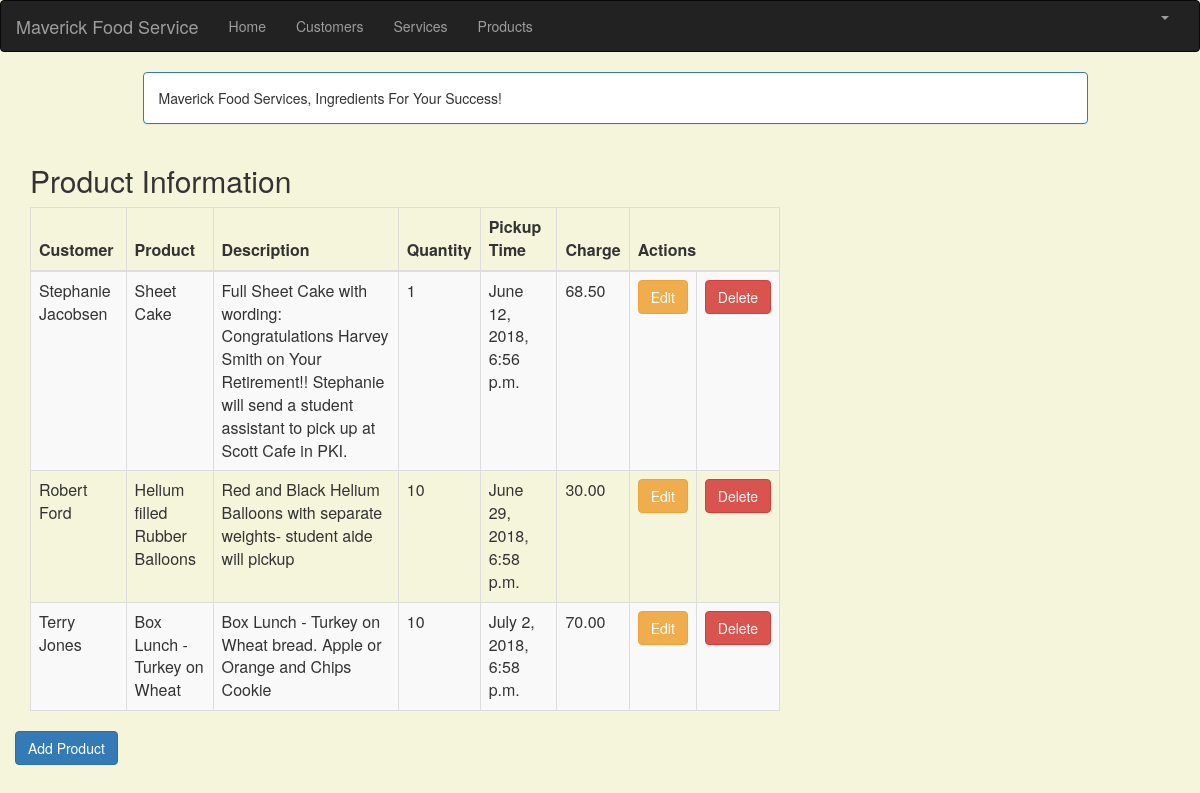
The page /product_list (signed in) on the database its author committed.
### crm/models.py (models this page shows, shortened)
class Product(models.Model):
    cust_name = models.ForeignKey(Customer, on_delete=models.CASCADE, related_name='products')
    product = models.CharField(max_length=100)
    p_description = models.TextField()
    quantity = models.IntegerField()
    pickup_time = models.DateTimeField(default=timezone.now)
    charge = models.DecimalField(max_digits=10, decimal_places=2)
    created_date = models.DateTimeField(default=timezone.now)
    updated_date = models.DateTimeField(auto_now_add=True)

class Customer(models.Model):
    cust_name = models.CharField(max_length=50)
    organization = models.CharField(max_length=100, blank=True)
    role = models.CharField(max_length=100)
    email = models.EmailField(max_length=100)
    bldgroom = models.CharField(max_length=100)
    address = models.CharField(max_length=200)
    account_number = models.IntegerField(blank=False, null=False)
    city = models.CharField(max_length=50)
    state = models.CharField(max_length=50)
    zipcode = models.CharField(max_length=10)
    phone_number = models.CharField(max_length=50)
    created_date = models.DateTimeField(default=timezone.now)
    updated_date = models.DateTimeField(auto_now_add=True)
    def __str__(self):
        return str(self.cust_name)

### crm/views.py (the view)
# urls.py: path('product_list', views.product_list, name='product_list'),
@login_required
def product_list(request):
    product = Product.objects.filter(created_date__lte=timezone.now())
    return render(request, 'crm/product_list.html', {'products': product})

### crm/templates/crm/product_list.html (shortened to what this page needs)
{% extends 'crm/base.html' %}
{% block content %}
    <!DOCTYPE html>
    <html lang="en">
    <head>
        <link rel="stylesheet" href="https://maxcdn.bootstrapcdn.com/bootstrap/3.3.4/css/bootstrap.min.css">
    </head>
    <body>
    <div class="container">
        <div class="row">
            <div class="col-md-10 col-md-offset-1">
                <div class="panel panel-primary">
                <div class="panel-body">
                    Maverick Food Services, Ingredients For Your Success!
                </div>
                </div>
            </div>
        </div>
    </div>
    <div class="row">
        <h2 style="padding-left: 15Px">Product Information</h2>
    </div>
    <div>
        <table class="table table-striped table-bordered table-hover">
            <thead>
                <th>Customer</th>
                <th>Product</th>
                <th>Description</th>
                <th>Quantity</th>
                <th>Pickup Time</th>
                <th>Charge</th>
                <th colspan="3">Actions</th>
            </thead>
            <tbody>
            {% for product in products %}
                <tr>
                    <td>{{ product.cust_name }}</td>
                    <td>{{ product.product }}</td>
                    <td>{{ product.p_description }}</td>
                    <td>{{ product.quantity }}</td>
                    <td>{{ product.pickup_time }}</td>
                    <td>{{ product.charge }}</td>
                    <td><a href="{% url 'crm:product_edit' pk=product.pk %}" class="btn btn-warning">Edit</a></td>
                    <td><a href="" onclick="return confirm('Are you sure you want to delete?')" class="btn btn-danger">Delete</a></td>
                </tr>
            {% endfor %}
            </tbody>
        </table>
        <div class="row">
            <a href="{% url 'crm:product_new' %}" class="row"><span class="btn btn-primary">Add Product</span></a>
        </div>
    </div>
    </body>
    </html>
{% endblock %}

### crm/templates/crm/product_list.html (style rules this page uses)
body { background-color: beige; }

### rows shown on the page
Product: cust_name "Stephanie Jacobsen", product "Sheet Cake", p_description "Full Sheet Cake with wording: Congratulations Harvey Smith on Your Retirement!! Stephanie will send a student assistant to pick up at Scott Cafe in PKI.", quantity "1", pickup_time "June 12, 2018, 6:56 p.m.", charge "68.50"
Product: cust_name "Robert Ford", product "Helium filled Rubber Balloons", p_description "Red and Black Helium Balloons with separate weights- student aide will pickup", quantity "10", pickup_time "June 29, 2018, 6:58 p.m.", charge "30.00"
Product: cust_name "Terry Jones", product "Box Lunch - Turkey on Wheat", p_description "Box Lunch - Turkey on Wheat bread. Apple or Orange and Chips Cookie", quantity "10", pickup_time "July 2, 2018, 6:58 p.m.", charge "70.00"
